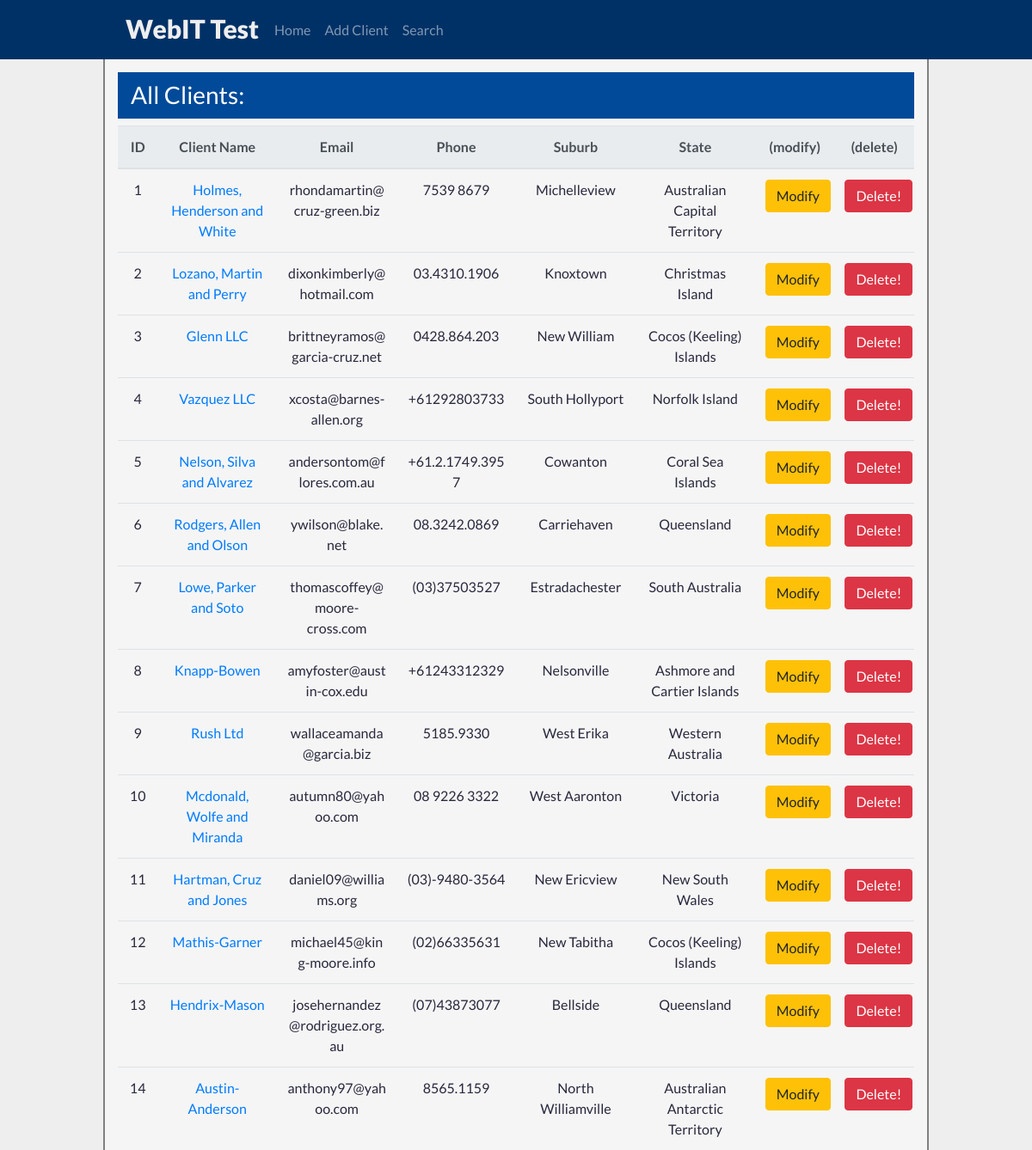
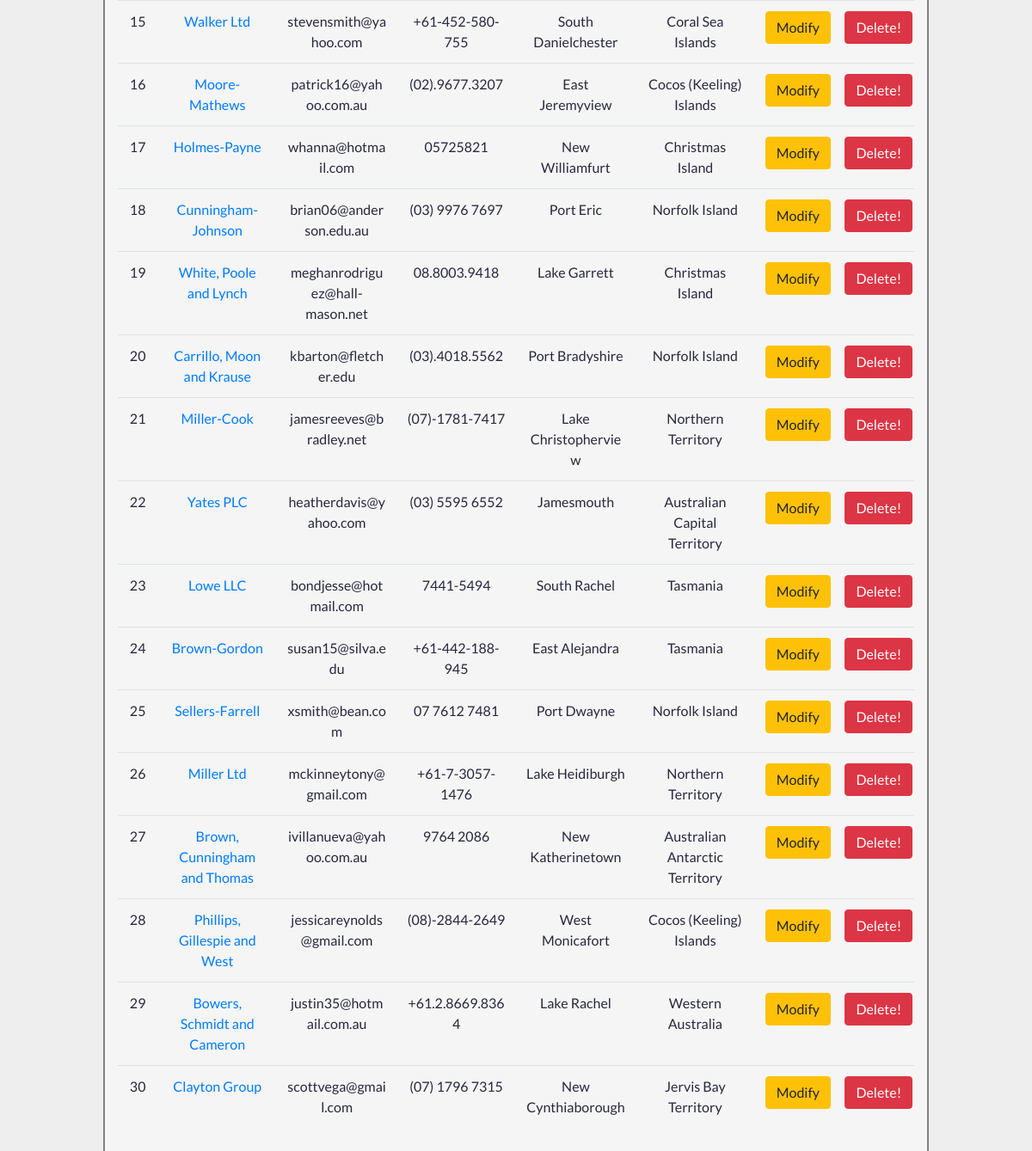
/, run on an earlier commit of the app's database (2 pictures, top to bottom).
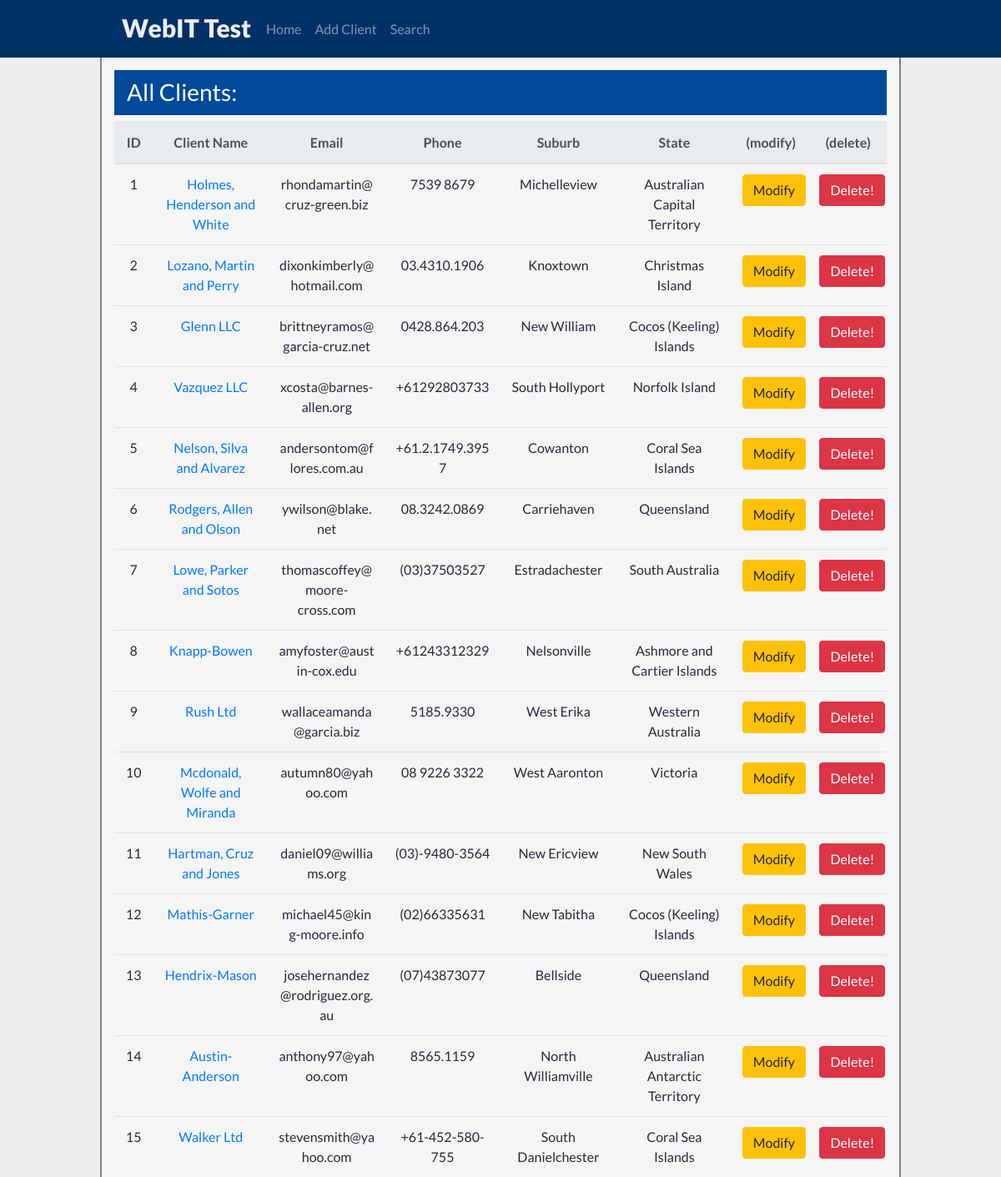
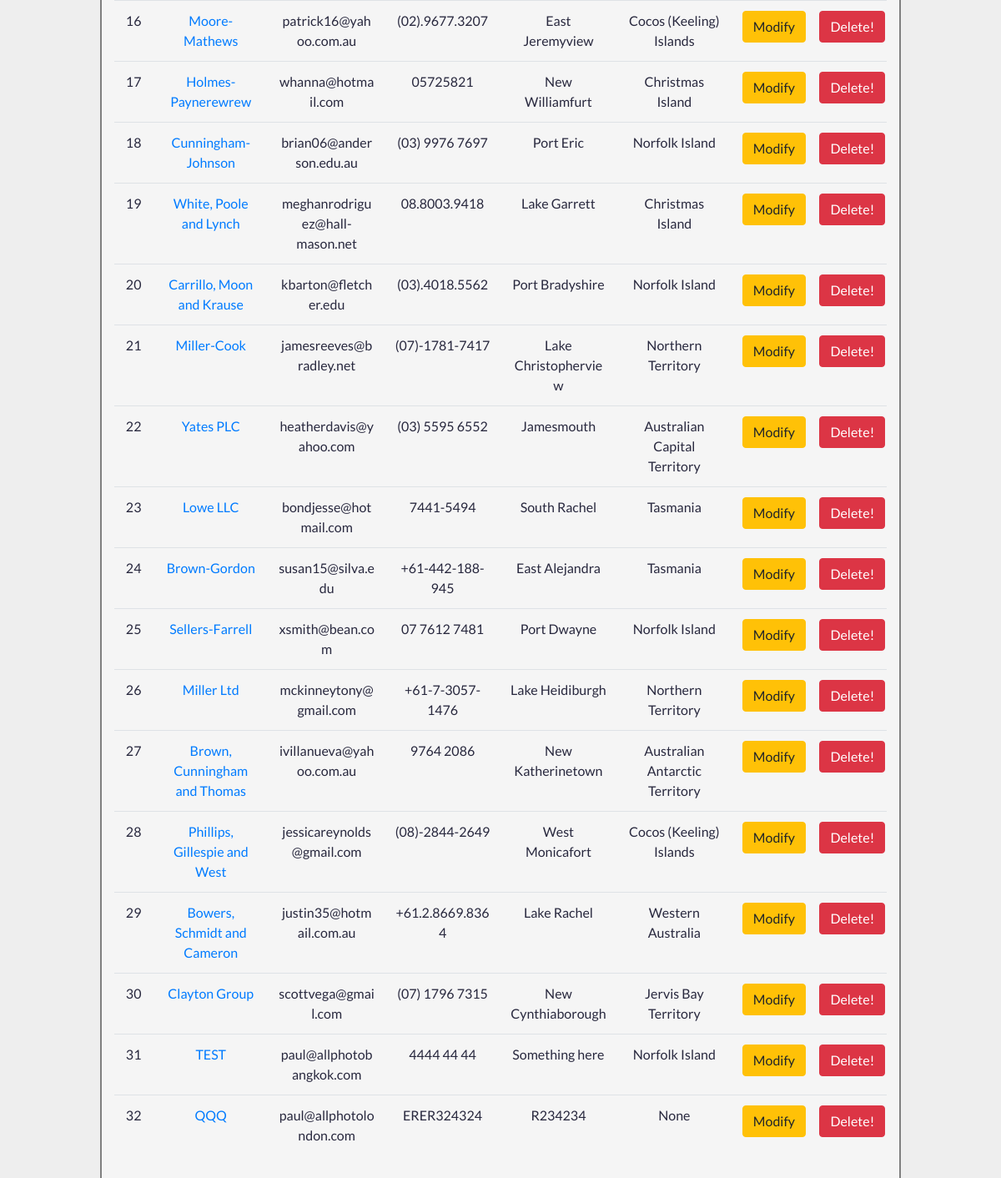
And on a later commit of the database (2 pictures, top to bottom).
### python_test/models.py (models this page shows)
class Client(models.Model):
    client_name = models.CharField(max_length=128, unique=True, null=False, blank=False)
    email = models.CharField(max_length=128, null=False, blank=False)
    phone = models.CharField(max_length=24, null=False, blank=False)
    contact_name = models.CharField(max_length=128, null=True, blank=True)
    street = models.CharField(max_length=128, null=True, blank=True)
    house_number = models.CharField(max_length=10, null=True, blank=True)
    suburb = models.CharField(max_length=128, null=False, blank=False)
    post_code = models.PositiveSmallIntegerField(blank=True, null=True, validators=[MaxValueValidator(9999)])
    state = models.SmallIntegerField(choices=AU_STATES, null=True, blank=True)

### python_test/views.py (the view)
# urls.py: url(r'^$', MainPage.as_view(), name="home"),
class MainPage(View):
    def get(self, request):
        all_clients = Client.objects.all()
        ctx = {"all_clients": all_clients}
        return render(request, "main_page.html", ctx)

### python_test/templates/main_page.html
{% include  "header.html" %}
{% if msg %}
{% else %}
<h3 class="h3 h3Colors">All Clients:</h3>
<table class="table">
    <thead class="thead-light">
    <tr>
        <th scope="col" class="centerTableCol col5">ID</th>
        <th scope="col" class="centerTableCol">Client Name</th>
        <th scope="col" class="centerTableCol">Email</th>
        <th scope="col" class="centerTableCol">Phone</th>
        <th scope="col" class="centerTableCol">Suburb</th>
        <th scope="col" class="centerTableCol">State</th>
        <th scope="col" class="centerTableCol col10">(modify)</th>
        <th scope="col" class="centerTableCol col10">(delete)</th>
    </tr>
    </thead>
    <tbody>
    {% for cl in all_clients %}
    <tr>
        <td class="centerTableCol">{{ cl.id}}</td>
        <td class="centerTableCol"><a href="/details/{{ cl.id }}">{{ cl.client_name}}</a></td>
        <td class="centerTableCol">{{ cl.email}}</td>
        <td class="centerTableCol">{{ cl.phone}}</td>
        <td class="centerTableCol">{{ cl.suburb}}</td>
        <td class="centerTableCol">{{ cl.get_state_display}}</td>
        <td class="centerTableCol">
            <a href="/modify/{{ cl.id }}">
                <button class="btn btn-warning">Modify</button>
        </td>
        <td class="centerTableCol">
            <a href="/delete/{{ cl.id }}">
                <button class="btn btn-danger">Delete!</button>
            </a>
        </td>
    </tr>
    {% endfor %}
    </tbody>
</table>
{% endif %}
{% include "footer.html" %}

### python_test/templates/header.html (shortened to what this page needs)
{% load static %}
<!DOCTYPE html>
<html lang="en">
<head>
    <link rel="stylesheet" href="{% static 'css/bootstrap.css' %}">
    <link rel="stylesheet" href="{% static 'css/styles.css' %}">
</head>
<body>
<div class="websiteHeader">
    <nav class="navbar navbar-expand-lg navbar-dark headerRooms">
        <a class="navbar-brand" id="logo">WebIT Test</a>
        <div class="collapse navbar-collapse" id="navbarNavAltMarkup">
            <div class="navbar-nav">
                <a class="nav-item nav-link" href="/">Home</a>
                <a class="nav-item nav-link" href="/add">Add Client</a>
                <a class="nav-item nav-link" href="/search">Search</a>
            </div>
        </div>
    </nav>
</div>
<div class="mainContainer">

### python_test/templates/footer.html
</div>
</body>
</html>

### python_test/static/css/styles.css (style rules this page uses)
html { height: 100%; width: 100%; display: table; }
body { display: table-cell; min-height: 100%; height: 100%; width: 100%; padding: 0; margin: 0; font-family: 'Lato', sans-serif; background-color: #eeeeee; color: #28283e; }
.headerRooms { width: 80%; max-width: 1280px; margin: 0 auto; }
.websiteHeader { background-color: #003166; width: 100%; }
#logo { font-family: 'Lato', sans-serif; font-size: 30px; font-weight: 900; color: #eeeeee; padding: 3px 0 5px 0; margin: 0 10px 0 10px; }
.mainContainer { width: 80%; max-width: 1280px; margin: 0 auto; height: 100%; border-left: 2px gray solid; border-right: 2px gray solid; padding: 15px 15px; background-color: whitesmoke; }
table { table-layout: fixed; word-wrap: break-word; }
.centerTableCol { text-align: center; }
.h3Colors { background-color: #004a99; color: white; padding: 10px 15px; }
.col10 { width: 10%; }
.col5 { width: 5%; }

What changed in the data, as far as the page shows it:
changed Client "thomascoffey@moore-cross.com": client_name "Lowe, Parker and Soto" → "Lowe, Parker and Sotos"
changed Client "whanna@hotmail.com": client_name "Holmes-Payne" → "Holmes-Paynerewrew"
added Client: id "31", client_name "TEST", email "paul@allphotobangkok.com", phone "4444 44 44", suburb "Something here", state "Norfolk Island"
added Client: id "32", client_name "QQQ", email "paul@allphotolondon.com", phone "ERER324324", suburb "R234234", state "None"
